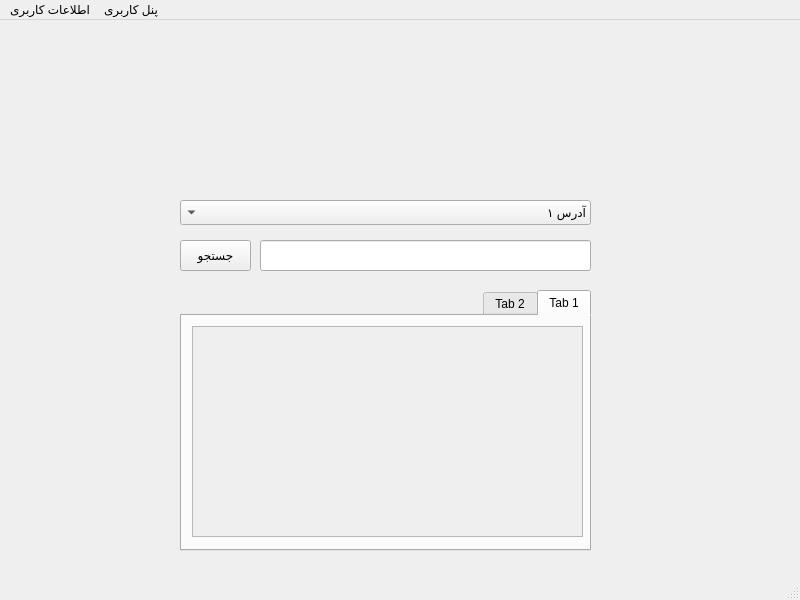
<?xml version="1.0" encoding="UTF-8"?>
<ui version="4.0">
 <class>MainWindow</class>
 <widget class="QMainWindow" name="MainWindow">
  <property name="geometry">
   <rect>
    <x>0</x>
    <y>0</y>
    <width>800</width>
    <height>600</height>
   </rect>
  </property>
  <property name="windowTitle">
   <string>سفارش آنلاین غذا | اسنپ‌فود</string>
  </property>
  <property name="windowIcon">
   <iconset>
    <normaloff>../../../../.designer/backup/SnappFood.png</normaloff>../../../../.designer/backup/SnappFood.png</iconset>
  </property>
  <widget class="QWidget" name="centralwidget">
   <widget class="QPushButton" name="searchBT">
    <property name="geometry">
     <rect>
      <x>180</x>
      <y>220</y>
      <width>71</width>
      <height>31</height>
     </rect>
    </property>
    <property name="text">
     <string>جستجو</string>
    </property>
   </widget>
   <widget class="QLabel" name="label">
    <property name="geometry">
     <rect>
      <x>300</x>
      <y>10</y>
      <width>211</width>
      <height>141</height>
     </rect>
    </property>
    <property name="text">
     <string>&lt;html&gt;&lt;head/&gt;&lt;body&gt;&lt;p&gt;&lt;img src=&quot;:/newPrefix/snappfood_logo.svg&quot;/&gt;&lt;/p&gt;&lt;/body&gt;&lt;/html&gt;</string>
    </property>
   </widget>
   <widget class="QLineEdit" name="searchText">
    <property name="geometry">
     <rect>
      <x>260</x>
      <y>220</y>
      <width>331</width>
      <height>31</height>
     </rect>
    </property>
   </widget>
   <widget class="QComboBox" name="comboBox">
    <property name="geometry">
     <rect>
      <x>180</x>
      <y>180</y>
      <width>411</width>
      <height>25</height>
     </rect>
    </property>
    <property name="layoutDirection">
     <enum>Qt::RightToLeft</enum>
    </property>
    <item>
     <property name="text">
      <string>آدرس ۱</string>
     </property>
    </item>
    <item>
     <property name="text">
      <string>زر.وبیپدذ تن.سثذسابذس یاذیظات ساتیذعه رسلاعتغبی</string>
     </property>
    </item>
    <item>
     <property name="text">
      <string>آدرس ۲</string>
     </property>
    </item>
    <item>
     <property name="text">
      <string>آدرس ۳</string>
     </property>
    </item>
   </widget>
   <widget class="QTabWidget" name="tabWidget">
    <property name="geometry">
     <rect>
      <x>180</x>
      <y>270</y>
      <width>411</width>
      <height>261</height>
     </rect>
    </property>
    <property name="layoutDirection">
     <enum>Qt::RightToLeft</enum>
    </property>
    <property name="currentIndex">
     <number>0</number>
    </property>
    <widget class="QWidget" name="food">
     <attribute name="title">
      <string>Tab 1</string>
     </attribute>
     <widget class="QScrollArea" name="scrollArea1">
      <property name="geometry">
       <rect>
        <x>10</x>
        <y>10</y>
        <width>391</width>
        <height>211</height>
       </rect>
      </property>
      <property name="widgetResizable">
       <bool>true</bool>
      </property>
      <widget class="QWidget" name="scrollAreaWidgetContents">
       <property name="geometry">
        <rect>
         <x>0</x>
         <y>0</y>
         <width>389</width>
         <height>209</height>
        </rect>
       </property>
      </widget>
     </widget>
    </widget>
    <widget class="QWidget" name="resturant">
     <attribute name="title">
      <string>Tab 2</string>
     </attribute>
     <widget class="QScrollArea" name="scrollArea2">
      <property name="geometry">
       <rect>
        <x>10</x>
        <y>10</y>
        <width>391</width>
        <height>211</height>
       </rect>
      </property>
      <property name="widgetResizable">
       <bool>true</bool>
      </property>
      <widget class="QWidget" name="scrollAreaWidgetContents_2">
       <property name="geometry">
        <rect>
         <x>0</x>
         <y>0</y>
         <width>389</width>
         <height>209</height>
        </rect>
       </property>
      </widget>
     </widget>
    </widget>
   </widget>
  </widget>
  <widget class="QMenuBar" name="menubar">
   <property name="geometry">
    <rect>
     <x>0</x>
     <y>0</y>
     <width>800</width>
     <height>23</height>
    </rect>
   </property>
   <widget class="QMenu" name="userPanelMenu">
    <property name="tearOffEnabled">
     <bool>false</bool>
    </property>
    <property name="title">
     <string>پنل کاربری</string>
    </property>
    <addaction name="ordersAct"/>
    <addaction name="resturantAct"/>
    <addaction name="commentAct"/>
   </widget>
   <widget class="QMenu" name="userInfoMenu">
    <property name="title">
     <string>اطلاعات کاربری</string>
    </property>
    <addaction name="infoAct"/>
    <addaction name="addressAct"/>
   </widget>
   <addaction name="userInfoMenu"/>
   <addaction name="userPanelMenu"/>
  </widget>
  <widget class="QStatusBar" name="statusbar"/>
  <action name="action_5">
   <property name="text">
    <string>یرذبس</string>
   </property>
  </action>
  <action name="action_7">
   <property name="text">
    <string>ز </string>
   </property>
  </action>
  <action name="infoAct">
   <property name="text">
    <string>اطلاعات من</string>
   </property>
  </action>
  <action name="addressAct">
   <property name="text">
    <string>آدرس‌ها</string>
   </property>
  </action>
  <action name="ordersAct">
   <property name="text">
    <string>سفارش‌های من</string>
   </property>
  </action>
  <action name="resturantAct">
   <property name="text">
    <string>رستوران‌های محبوب من</string>
   </property>
  </action>
  <action name="commentAct">
   <property name="text">
    <string>نظرات من</string>
   </property>
  </action>
 </widget>
 <resources>
  <include location="panel.qrc"/>
 </resources>
 <connections>
  <connection>
   <sender>infoAct</sender>
   <signal>triggered()</signal>
   <receiver>MainWindow</receiver>
   <slot>close()</slot>
   <hints>
    <hint type="sourcelabel">
     <x>-1</x>
     <y>-1</y>
    </hint>
    <hint type="destinationlabel">
     <x>399</x>
     <y>299</y>
    </hint>
   </hints>
  </connection>
  <connection>
   <sender>addressAct</sender>
   <signal>triggered()</signal>
   <receiver>MainWindow</receiver>
   <slot>close()</slot>
   <hints>
    <hint type="sourcelabel">
     <x>-1</x>
     <y>-1</y>
    </hint>
    <hint type="destinationlabel">
     <x>399</x>
     <y>299</y>
    </hint>
   </hints>
  </connection>
  <connection>
   <sender>commentAct</sender>
   <signal>triggered()</signal>
   <receiver>MainWindow</receiver>
   <slot>close()</slot>
   <hints>
    <hint type="sourcelabel">
     <x>-1</x>
     <y>-1</y>
    </hint>
    <hint type="destinationlabel">
     <x>399</x>
     <y>299</y>
    </hint>
   </hints>
  </connection>
  <connection>
   <sender>ordersAct</sender>
   <signal>triggered()</signal>
   <receiver>MainWindow</receiver>
   <slot>close()</slot>
   <hints>
    <hint type="sourcelabel">
     <x>-1</x>
     <y>-1</y>
    </hint>
    <hint type="destinationlabel">
     <x>399</x>
     <y>299</y>
    </hint>
   </hints>
  </connection>
  <connection>
   <sender>resturantAct</sender>
   <signal>triggered()</signal>
   <receiver>MainWindow</receiver>
   <slot>close()</slot>
   <hints>
    <hint type="sourcelabel">
     <x>-1</x>
     <y>-1</y>
    </hint>
    <hint type="destinationlabel">
     <x>399</x>
     <y>299</y>
    </hint>
   </hints>
  </connection>
  <connection>
   <sender>searchBT</sender>
   <signal>clicked()</signal>
   <receiver>MainWindow</receiver>
   <slot>show()</slot>
   <hints>
    <hint type="sourcelabel">
     <x>215</x>
     <y>258</y>
    </hint>
    <hint type="destinationlabel">
     <x>399</x>
     <y>299</y>
    </hint>
   </hints>
  </connection>
  <connection>
   <sender>comboBox</sender>
   <signal>activated(QString)</signal>
   <receiver>MainWindow</receiver>
   <slot>show()</slot>
   <hints>
    <hint type="sourcelabel">
     <x>552</x>
     <y>185</y>
    </hint>
    <hint type="destinationlabel">
     <x>399</x>
     <y>299</y>
    </hint>
   </hints>
  </connection>
 </connections>
</ui>
